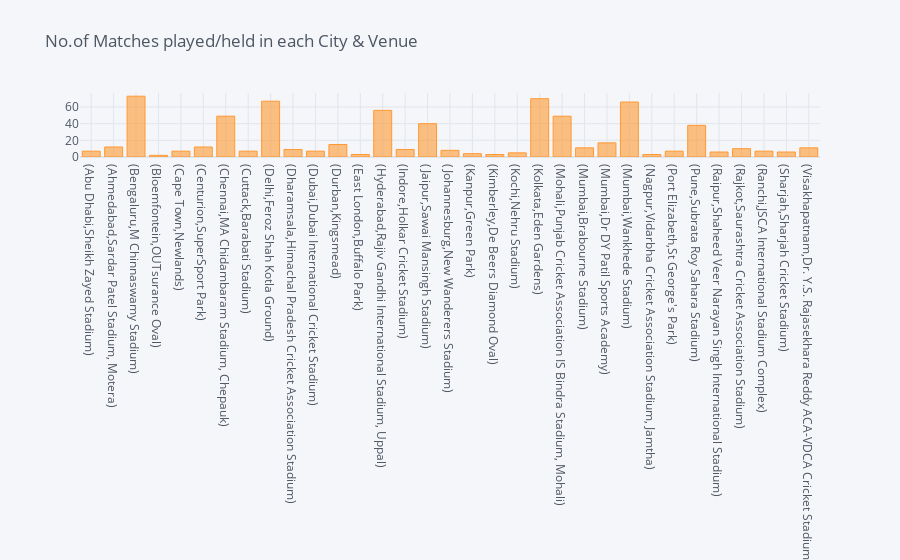

Source (notebook cell):
### Markdown cell above
<a id=section50111></a>
#### 5.1.11 No.of Matches played in each City & Venue (using single line)

### Code cell
matches.groupby(['city', 'venue'])['match_id'].count().iplot(kind='bar', title='No.of Matches played/held in each City & Venue')

### Figure 1 — Plotly figure (JSON) as saved in the notebook; plotly's stock layout.template omitted (floating-point values rounded to 4 significant figures)
{"data": [{"marker": {"color": "rgba(255, 153, 51, 0.6)", "line": {"color": "rgba(255, 153, 51, 1.0)", "width": 1}}, "name": "match_id", "orientation": "v", "text": "", "type": "bar", "x": ["(Abu Dhabi,Sheikh Zayed Stadium)", "(Ahmedabad,Sardar Patel Stadium, Motera)", "(Bengaluru,M Chinnaswamy Stadium)", "(Bloemfontein,OUTsurance Oval)", "(Cape Town,Newlands)", "(Centurion,SuperSport Park)", "(Chennai,MA Chidambaram Stadium, Chepauk)", "(Cuttack,Barabati Stadium)", "(Delhi,Feroz Shah Kotla Ground)", "(Dharamsala,Himachal Pradesh Cricket Association Stadium)", "(Dubai,Dubai International Cricket Stadium)", "(Durban,Kingsmead)", "(East London,Buffalo Park)", "(Hyderabad,Rajiv Gandhi International Stadium, Uppal)", "(Indore,Holkar Cricket Stadium)", "(Jaipur,Sawai Mansingh Stadium)", "(Johannesburg,New Wanderers Stadium)", "(Kanpur,Green Park)", "(Kimberley,De Beers Diamond Oval)", "(Kochi,Nehru Stadium)", "(Kolkata,Eden Gardens)", "(Mohali,Punjab Cricket Association IS Bindra Stadium, Mohali)", "(Mumbai,Brabourne Stadium)", "(Mumbai,Dr DY Patil Sports Academy)", "(Mumbai,Wankhede Stadium)", "(Nagpur,Vidarbha Cricket Association Stadium, Jamtha)", "(Port Elizabeth,St George's Park)", "(Pune,Subrata Roy Sahara Stadium)", "(Raipur,Shaheed Veer Narayan Singh International Stadium)", "(Rajkot,Saurashtra Cricket Association Stadium)", "(Ranchi,JSCA International Stadium Complex)", "(Sharjah,Sharjah Cricket Stadium)", "(Visakhapatnam,Dr. Y.S. Rajasekhara Reddy ACA-VDCA Cricket Stadium)"], "y": [7, 12, 73, 2, 7, 12, 49, 7, 67, 9, 7, 15, 3, 56, 9, 40, 8, 4, 3, 5, 70, 49, 11, 17, 66, 3, 7, 38, 6, 10, 7, 6, 11]}], "layout": {"legend": {"bgcolor": "#F5F6F9", "font": {"color": "#4D5663"}}, "paper_bgcolor": "#F5F6F9", "plot_bgcolor": "#F5F6F9", "title": {"font": {"color": "#4D5663"}, "text": "No.of Matches played/held in each City & Venue"}, "xaxis": {"gridcolor": "#E1E5ED", "showgrid": true, "tickfont": {"color": "#4D5663"}, "title": {"font": {"color": "#4D5663"}, "text": ""}, "zerolinecolor": "#E1E5ED"}, "yaxis": {"gridcolor": "#E1E5ED", "showgrid": true, "tickfont": {"color": "#4D5663"}, "title": {"font": {"color": "#4D5663"}, "text": ""}, "zerolinecolor": "#E1E5ED"}}}
